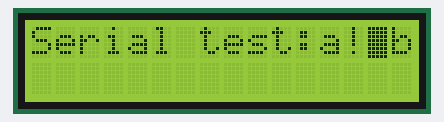
Recording of a program running on a simulated ATmega2560, built with avr-gcc and emulated at 16 MHz. Shown: 16×2 character LCD. Wiring (inferred from the names in the program): character LCD (HD44780): RS PD4; R/W PD5; E PD6; data PL6, PL7, PD2, PD3. What the program prints to the serial monitor is not drawn.

Above: at 0.2 s.
At 2.8 s:
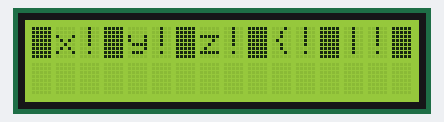
At 8.2 s:
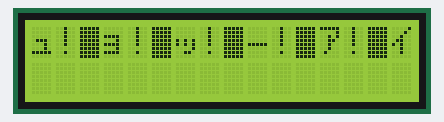
At 18.0 s:
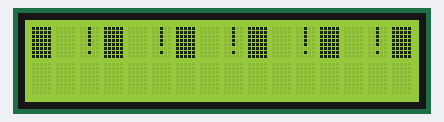
At 26.0 s:
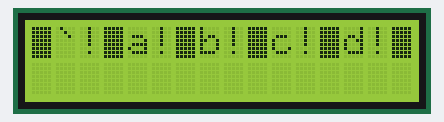
At 36.7 s:
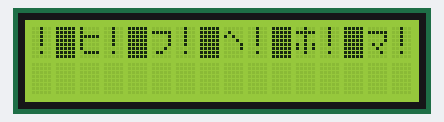

Measured:
- what the display in image 0 shows lasts 2.1 s, from 0.1 s to 2.2 s
- what the display in image 1 shows lasts 2.2 s, from 2.7 s to 4.9 s

The program:

UART_test.c
```c
/*
 * UART_test.c
 *
 * Created: 22.05.2015 17:04:17
 * Author: chregi
 */


#include <avr/io.h>
#include <stdlib.h>
#include "lcd.h"
#include <util/delay.h>

int main(void)
{
	// LCD initialisieren
	lcd_init_samsung(LCD_DISP_ON_CURSOR_BLINK);
	lcd_puts("Serial test:");

	// USART0 initialiseren: 8 Datenbit, 1 Stopbit, No Parity, 0600 bps, double speed...
	UBRR0 = 207;	// 9600bps
	UCSR0A = 0x02;	// double speed
	UCSR0B = 0x18;	// Receiver und Transmitter enabled
	UCSR0C = 0x06;	// 8 Datenbit

	//UDR0 = i;
	//char i = 0;
	char c = 'a';
	UDR0 = 'a';
    while(1)
    {
		lcd_puts(&c);
		//lcd_gotoxy()
		_delay_ms(100);
		UDR0 = c++;
		if(UCSR0A&(1<<RXC0)) // Warten bis Bit empfangen -> does not work
		{

		}
    }
}
```

lcd.h
```c
#ifndef LCD_H
#define LCD_H
/*************************************************************************
 Title	:   C include file for the HD44780U LCD library (lcd.c)
 Author:    Peter Fleury <pfleury@gmx.ch>  http://jump.to/fleury
            Daniel Binggeli
 File:	    $Id: lcd.h,v 1.13.2.2 2006/01/30 19:51:33 peter Exp $
 Software:  AVR-GCC 3.3
 Hardware:  any AVR device, memory mapped mode only for AT90S4414/8515/Mega
***************************************************************************/

/**
 @defgroup pfleury_lcd LCD library
 @code #include <lcd.h> @endcode

 @brief Basic routines for interfacing a HD44780U-based text LCD display

 Originally based on Volker Oth's LCD library,
 changed lcd_init(), added additional constants for lcd_command(),
 added 4-bit I/O mode, improved and optimized code.

 Library can be operated in memory mapped mode (LCD_IO_MODE=0) or in
 4-bit IO port mode (LCD_IO_MODE=1). 8-bit IO port mode not supported.

 Memory mapped mode compatible with Kanda STK200, but supports also
 generation of R/W signal through A8 address line.

 @author Peter Fleury pfleury@gmx.ch http://jump.to/fleury

 @see The chapter <a href="http://homepage.sunrise.ch/mysunrise/peterfleury/avr-lcd44780.html" target="_blank">Interfacing a HD44780 Based LCD to an AVR</a>
      on my home page.

*/

/*@{*/

#if (__GNUC__ * 100 + __GNUC_MINOR__) < 303
#error "This library requires AVR-GCC 3.3 or later, update to newer AVR-GCC compiler !"
#endif

#include <inttypes.h>
#include <avr/pgmspace.h>

/**
 *  @name  Definitions for MCU Clock Frequency
 *  Adapt the MCU clock frequency in Hz to your target.
 */
#define XTAL 16000000              /**< clock frequency in Hz, used to calculate delay timer */
//// bid 27.08.08, was 40000000

/**
 * @name  Definition for LCD controller type
 * Use 0 for HD44780 controller, change to 1 for displays with KS0073 controller.
 */
#define LCD_CONTROLLER_KS0073 1  /**< Use 0 for HD44780 controller, 1 for KS0073 controller */
//// bid 27.08.08 was 0

#define LCD4RN2560_V2    // out-comment this line if old LCD Module is used
// the new module preserves Port D lines for I2C and thus use some of Port L

/**
 *  @name  Definitions for Display Size
 *  Change these definitions to adapt setting to your display
 */
//// bid 27.08.08 #define LCD_LINES           2     /**< number of visible lines of the display */
#define LCD_LINES           4     /**< number of visible lines of the display */
//// bid 27.08.08 #define LCD_DISP_LENGTH    16     /**< visibles characters per line of the display */
#define LCD_DISP_LENGTH    20     /**< visibles characters per line of the display */
//// bid 27.08.08 #define LCD_LINE_LENGTH  0x40     /**< internal line length of the display    */
#define LCD_LINE_LENGTH  0x20     /**< internal line length of the display    */
#define LCD_START_LINE1  0x00     /**< DDRAM address of first char of line 1 */
//// bid 27.08.08 #define LCD_START_LINE2  0x40     /**< DDRAM address of first char of line 2 */
//// bid 27.08.08 #define LCD_START_LINE3  0x14     /**< DDRAM address of first char of line 3 */
//// bid 27.08.08 #define LCD_START_LINE4  0x54     /**< DDRAM address of first char of line 4 */
#define LCD_START_LINE2  0x20     /**< DDRAM address of first char of line 2 */
#define LCD_START_LINE3  0x40     /**< DDRAM address of first char of line 3 */
#define LCD_START_LINE4  0x60     /**< DDRAM address of first char of line 4 */
#define LCD_WRAP_LINES      0     /**< 0: no wrap, 1: wrap at end of visibile line */


#define LCD_IO_MODE      1         /**< 0: memory mapped mode, 1: IO port mode */
#if LCD_IO_MODE
/**
 *  @name Definitions for 4-bit IO mode
 *  Change LCD_PORT if you want to use a different port for the LCD pins.
 *
 *  The four LCD data lines and the three control lines RS, RW, E can be on the
 *  same port or on different ports.
 *  Change LCD_RS_PORT, LCD_RW_PORT, LCD_E_PORT if you want the control lines on
 *  different ports.
 *
 *  Normally the four data lines should be mapped to bit 0..3 on one port, but it
 *  is possible to connect these data lines in different order or even on different
 *  ports by adapting the LCD_DATAx_PORT and LCD_DATAx_PIN definitions.
 *
 */
//// bid 27.08.08 #define LCD_PORT         PORTA        /**< port for the LCD lines   */
#define LCD_PORT         PORTD        /**< port for the LCD lines   */
#ifndef LCD4RN2560_V2
	#define LCD_DATA0_PORT   LCD_PORT     /**< port for 4bit data bit 0 */
	#define LCD_DATA1_PORT   LCD_PORT     /**< port for 4bit data bit 1 */
#else
	#define LCD_DATA0_PORT   PORTL     /**< port for 4bit data bit 0 */
	#define LCD_DATA1_PORT   PORTL     /**< port for 4bit data bit 1 */
#endif
#define LCD_DATA2_PORT   LCD_PORT     /**< port for 4bit data bit 2 */
#define LCD_DATA3_PORT   LCD_PORT     /**< port for 4bit data bit 3 */
#ifndef LCD4RN2560_V2
	#define LCD_DATA0_PIN    0            /**< pin for 4bit data bit 0  */
	#define LCD_DATA1_PIN    1            /**< pin for 4bit data bit 1  */
#else
	#define LCD_DATA0_PIN    6            /**< pin for 4bit data bit 0  */
	#define LCD_DATA1_PIN    7            /**< pin for 4bit data bit 1  */
#endif
#define LCD_DATA2_PIN    2            /**< pin for 4bit data bit 2  */
#define LCD_DATA3_PIN    3            /**< pin for 4bit data bit 3  */
#define LCD_RS_PORT      LCD_PORT     /**< port for RS line         */
#define LCD_RS_PIN       4            /**< pin  for RS line         */
#define LCD_RW_PORT      LCD_PORT     /**< port for RW line         */
#define LCD_RW_PIN       5            /**< pin  for RW line         */
#define LCD_E_PORT       LCD_PORT     /**< port for Enable line     */
#define LCD_E_PIN        6            /**< pin  for Enable line     */

#elif defined(__AVR_AT90S4414__) || defined(__AVR_AT90S8515__) || defined(__AVR_ATmega64__) || \
      defined(__AVR_ATmega8515__)|| defined(__AVR_ATmega103__) || defined(__AVR_ATmega128__) || \
      defined(__AVR_ATmega161__) || defined(__AVR_ATmega162__)
/*
 *  memory mapped mode is only supported when the device has an external data memory interface
 */
#define LCD_IO_DATA      0xC000    /* A15=E=1, A14=RS=1                 */
#define LCD_IO_FUNCTION  0x8000    /* A15=E=1, A14=RS=0                 */
#define LCD_IO_READ      0x0100    /* A8 =R/W=1 (R/W: 1=Read, 0=Write   */
#else
#error "external data memory interface not available for this device, use 4-bit IO port mode"

#endif


/**
 *  @name Definitions for LCD command instructions
 *  The constants define the various LCD controller instructions which can be passed to the
 *  function lcd_command(), see HD44780 data sheet for a complete description.
 */

/* instruction register bit positions, see HD44780U data sheet */
#define LCD_CLR               0      /* DB0: clear display                  */
#define LCD_HOME              1      /* DB1: return to home position        */
#define LCD_ENTRY_MODE        2      /* DB2: set entry mode                 */
#define LCD_ENTRY_INC         1      /*   DB1: 1=increment, 0=decrement     */
#define LCD_ENTRY_SHIFT       0      /*   DB2: 1=display shift on           */
#define LCD_ON                3      /* DB3: turn lcd/cursor on             */
#define LCD_ON_DISPLAY        2      /*   DB2: turn display on              */
#define LCD_ON_CURSOR         1      /*   DB1: turn cursor on               */
#define LCD_ON_BLINK          0      /*     DB0: blinking cursor ?          */
#define LCD_MOVE              4      /* DB4: move cursor/display            */
#define LCD_MOVE_DISP         3      /*   DB3: move display (0-> cursor) ?  */
#define LCD_MOVE_RIGHT        2      /*   DB2: move right (0-> left) ?      */
#define LCD_FUNCTION          5      /* DB5: function set                   */
#define LCD_FUNCTION_8BIT     4      /*   DB4: set 8BIT mode (0->4BIT mode) */
#define LCD_FUNCTION_2LINES   3      /*   DB3: two lines (0->one line)      */
#define LCD_FUNCTION_10DOTS   2      /*   DB2: 5x10 font (0->5x7 font)      */
#define LCD_CGRAM             6      /* DB6: set CG RAM address             */
#define LCD_DDRAM             7      /* DB7: set DD RAM address             */
#define LCD_BUSY              7      /* DB7: LCD is busy                    */

/* set entry mode: display shift on/off, dec/inc cursor move direction */
#define LCD_ENTRY_DEC            0x04   /* display shift off, dec cursor move dir */
#define LCD_ENTRY_DEC_SHIFT      0x05   /* display shift on,  dec cursor move dir */
#define LCD_ENTRY_INC_           0x06   /* display shift off, inc cursor move dir */
#define LCD_ENTRY_INC_SHIFT      0x07   /* display shift on,  inc cursor move dir */

/* display on/off, cursor on/off, blinking char at cursor position */
#define LCD_DISP_OFF             0x08   /* display off                            */
#define LCD_DISP_ON              0x0C   /* display on, cursor off                 */
#define LCD_DISP_ON_BLINK        0x0D   /* display on, cursor off, blink char     */
#define LCD_DISP_ON_CURSOR       0x0E   /* display on, cursor on                  */
#define LCD_DISP_ON_CURSOR_BLINK 0x0F   /* display on, cursor on, blink char      */

/* move cursor/shift display */
#define LCD_MOVE_CURSOR_LEFT     0x10   /* move cursor left  (decrement)          */
#define LCD_MOVE_CURSOR_RIGHT    0x14   /* move cursor right (increment)          */
#define LCD_MOVE_DISP_LEFT       0x18   /* shift display left                     */
#define LCD_MOVE_DISP_RIGHT      0x1C   /* shift display right                    */

/* function set: set interface data length and number of display lines */
#define LCD_FUNCTION_4BIT_1LINE  0x20   /* 4-bit interface, single line, 5x7 dots */
#define LCD_FUNCTION_4BIT_2LINES 0x28   /* 4-bit interface, dual line,   5x7 dots */
#define LCD_FUNCTION_8BIT_1LINE  0x30   /* 8-bit interface, single line, 5x7 dots */
#define LCD_FUNCTION_8BIT_2LINES 0x38   /* 8-bit interface, dual line,   5x7 dots */


#define LCD_MODE_DEFAULT     ((1<<LCD_ENTRY_MODE) | (1<<LCD_ENTRY_INC) )


/**
 *  @name Functions
 */


/**
 @brief    Initialize display and select type of cursor
 @param    dispAttr \b LCD_DISP_OFF display off\n
                    \b LCD_DISP_ON display on, cursor off\n
                    \b LCD_DISP_ON_CURSOR display on, cursor on\n
                    \b LCD_DISP_ON_CURSOR_BLINK display on, cursor on flashing
 @return  none
*/
extern void lcd_init(uint8_t dispAttr);
extern void lcd_init_samsung(uint8_t dispAttr);


/**
 @brief    Clear display and set cursor to home position
 @param    void
 @return   none
*/
extern void lcd_clrscr(void);


/**
 @brief    Set cursor to home position
 @param    void
 @return   none
*/
extern void lcd_home(void);


/**
 @brief    Set cursor to specified position

 @param    x horizontal position\n (0: left most position)
 @param    y vertical position\n   (0: first line)
 @return   none
*/
extern void lcd_gotoxy(uint8_t x, uint8_t y);


/**
 @brief    Display character at current cursor position
 @param    c character to be displayed
 @return   none
*/
extern void lcd_putc(char c);


/**
 @brief    Display string without auto linefeed
 @param    s string to be displayed
 @return   none
*/
extern void lcd_puts(const char *s);


/**
 @brief    Display string from program memory without auto linefeed
 @param    s string from program memory be be displayed
 @return   none
 @see      lcd_puts_P
*/
extern void lcd_puts_p(const char *progmem_s);


/**
 @brief    Send LCD controller instruction command
 @param    cmd instruction to send to LCD controller, see HD44780 data sheet
 @return   none
*/
extern void lcd_command(uint8_t cmd);


/**
 @brief    Send data byte to LCD controller
 Similar to lcd_putc(), but without interpreting LF
 @param    data byte to send to LCD controller, see HD44780 data sheet
 @return   none
*/
extern void lcd_data(uint8_t data);


/**
 @brief macros for automatically storing string constant in program memory
*/
#define lcd_puts_P(__s)         lcd_puts_p(PSTR(__s))

/*@}*/
#endif //LCD_H
```

Source omitted: lcd.c (29065 bytes)
